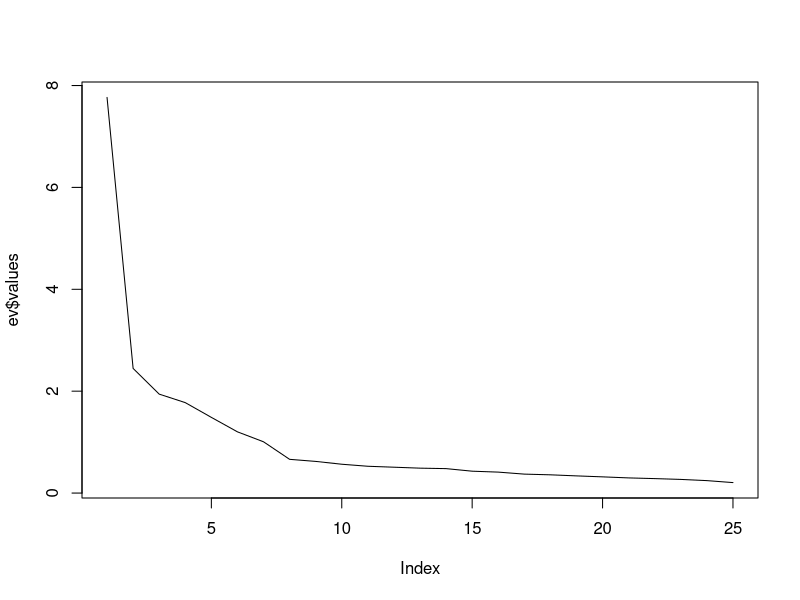

This chart was generated by the following R code: (Note: this script raises an error after producing the figure.)
## ---- chunk 1
library(readxl)
library(lavaan)
library(foreign)
data <- read_excel("Dataset.xlsx")
## ---- chunk 2
levels = c("Totally disagree", "Disagree", "More or less disagree", "Neutral", "More or less agree", "Agree","Totally agree")
df <- data.frame(lapply(data[,2:26], function(x) as.integer(factor(x, levels = levels))))
## ---- chunk 3
cormatrix <- cor(df)
round(cormatrix, 2)
## ---- chunk 4
# Bartlett Sphericity Test. The null hypothesis is that the data dimension reduction is not possible. 
# If p-value < 0.05, we reject the null hypothesis and apply FA. This test is sensitive to N.
library(psych)
print(cortest.bartlett(cor(df), nrow(df)))

# Kaiser-Meyer-Oklin Test (KMO). MSO overall should be .60 or higher to proceed with factor analysis
KMO(df)

# Calculate eigenvalues
library(nFactors)
ev <- eigen(cor(df))
ev$values

# The first 7 factors have an eigenvalue >1
plot(ev$values, type="line")   

# Get factors and loadings
fit = factanal(~ ., factors = 7, data = df, lower=0.3, rotation = "varimax")
print(fit, sort=TRUE, cutoff=0.3)

# Uniquesness for each item are 1-communality
1- apply(fit$loadings^2,1,sum)

# Communalities
apply(fit$loadings^2,1,sum)

## ---- chunk 5
library(lavaan)
CFA.model <- 'CPA =~ Q1 + Q2 + Q3 + Q4
             RA =~ Q5 + Q6 + Q7 + Q8 + Q9
             CPL =~ Q10 + Q11 + Q12
             TRI =~ Q13 + Q14 + Q15
             OBS =~ Q16 + Q17 + Q18
             ATT =~ Q19 + Q20 + Q21
             INT =~ Q22 + Q23 + Q24 + Q25'

fit1 <- cfa(CFA.model, data = df)
summary(fit1, fit.measures=TRUE, standardized = TRUE, modindices = FALSE)
